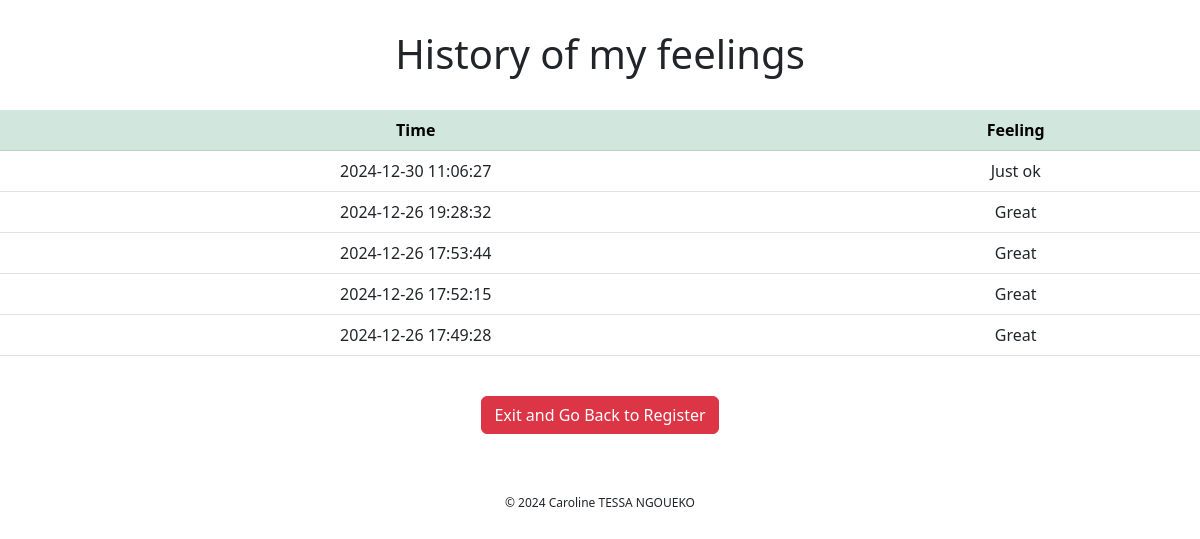
Screenshot of /history (signed in) with the database file from the repository.
### tables this page shows
CREATE TABLE user_feelings (
    id INTEGER PRIMARY KEY AUTOINCREMENT,
    user_id INTEGER NOT NULL, -- Foreign key to link to users table
    feeling TEXT CHECK(feeling IN ('Great', 'Just ok', 'Not so well', 'Not well at all')) NOT NULL,
    time TIMESTAMP DEFAULT CURRENT_TIMESTAMP,
    FOREIGN KEY (user_id) REFERENCES users (id) ON DELETE CASCADE -- Ensures integrity
);

### app.py (the view)
@app.route("/history", methods=["GET"])
def history():
    user_id = session.get("user_id")
    if not user_id:
        return redirect("/")  # Redirect if not logged in
    conn = get_db_connection()
    feelings = conn.execute(
        "SELECT time, feeling FROM user_feelings WHERE user_id = ? ORDER BY time DESC",
        (user_id,)
    ).fetchall()
    conn.close()
    return render_template("history.html", feelings=feelings)

### app.py (called while the page is built)
def get_db_connection():
    conn = sqlite3.connect("feelings.db")  # Connect to the SQLite database
    conn.row_factory = sqlite3.Row  # Enable column access by name
    return conn

### templates/history.html (shortened to what this page needs)
{% extends "base.html" %}
{% block content %}
<h1> History of my feelings </h1><br>
    <table class="table">
        <thead class="table-success">
            <tr>
                <th scope="col">Time</th>
                <th scope="col">Feeling</th>
            </tr>
        </thead>
        <tbody>
            {% for feeling in feelings %}
            <tr>
                <td scope="row">{{ feeling["time"] }}</td>
                <td scope="row">{{ feeling["feeling"] }}</td>
            </tr>
            {% endfor %}
        </tbody>
    </table>
<div class="text-center mt-4">
    <a href="{{ url_for('register') }}" class="btn btn-danger">Exit and Go Back to Register</a>
</div>
{% endblock %}

### templates/base.html (shortened to what this page needs)
<!DOCTYPE html>
<html lang="en">
<head>
    <link rel="stylesheet" href="{{ url_for('static', filename='styles.css') }}">
    <link href="https://cdn.jsdelivr.net/npm/bootstrap@5.3.0/dist/css/bootstrap.min.css" rel="stylesheet">
</head>
<body>
    <main  class="d-flex justify-content-center align-items-center vh-50 flex-column">
        {% block content %}{% endblock %}
    </main>
    <footer>
        <p class="copyright">&copy; 2024 Caroline TESSA NGOUEKO</p>
    </footer>
</body>
</html>

### static/styles.css (style rules this page uses)
main { text-align: center; margin-top: 30px; }
.copyright { text-align: center; margin-top: 60px; font-size: 12px; }
.text-center { margin-top: 30px; }

### rows the page displays
user_feelings: time "2024-12-30 11:06:27", feeling "Just ok"
user_feelings: time "2024-12-26 19:28:32", feeling "Great"
user_feelings: time "2024-12-26 17:53:44", feeling "Great"
user_feelings: time "2024-12-26 17:52:15", feeling "Great"
user_feelings: time "2024-12-26 17:49:28", feeling "Great"
